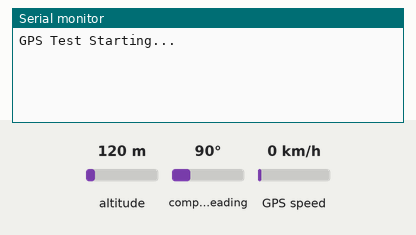
Recording of a sketch running on a simulated Arduino Uno, built with avr-gcc and run on an emulated ATmega328P. Shown: the last lines printed to the serial monitor. The inputs (shaded band) are chosen by the test bench; at power-on: GPS speed 0 km/h, altitude 120 m, compass heading 90°. The GPS gets a fix after 3 s at 37.7749, -122.4194 with 8 satellites.

Above: at 1.2 s.
1.3 s: GPS speed set to 2 km/h
At 3.9 s:
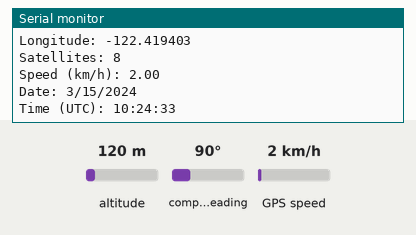
4.5 s: GPS speed set to 30 km/h
At 5.7 s:
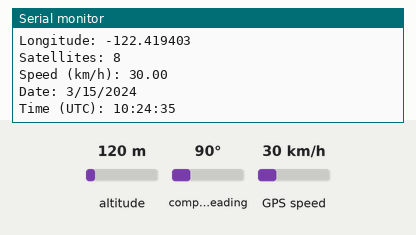
Timing chart, 0 to 7.5 s (numbered marks = the images above; inputs shaded):
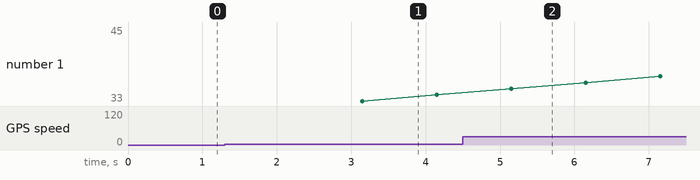

Measured:
- after the input at 1.3 s, the serial monitor: prints a new line after 1.8 s (image 1)
- after the input at 4.5 s, the serial monitor: prints a new line after 0.61 s (image 2)

The sketch:

tinysatellite.ino
```cpp
#include <SoftwareSerial.h>
#include <TinyGPS++.h>

SoftwareSerial gpsSerial(8, 7);
TinyGPSPlus gps;

void setup() {
  Serial.begin(9600);
  gpsSerial.begin(9600);

  Serial.println("GPS Test Starting...");
}

void loop() {

  while (gpsSerial.available()) {
    gps.encode(gpsSerial.read());
  }

  if (gps.location.isUpdated()) {

    Serial.println("----------");

    Serial.print("Latitude: ");
    Serial.println(gps.location.lat(), 6);

    Serial.print("Longitude: ");
    Serial.println(gps.location.lng(), 6);

    Serial.print("Satellites: ");
    Serial.println(gps.satellites.value());

    Serial.print("Speed (km/h): ");
    Serial.println(gps.speed.kmph());

    Serial.print("Date: ");
    Serial.print(gps.date.month());
    Serial.print("/");
    Serial.print(gps.date.day());
    Serial.print("/");
    Serial.println(gps.date.year());

    Serial.print("Time (UTC): ");
    Serial.print(gps.time.hour());
    Serial.print(":");
    Serial.print(gps.time.minute());
    Serial.print(":");
    Serial.println(gps.time.second());
  }
}
```
